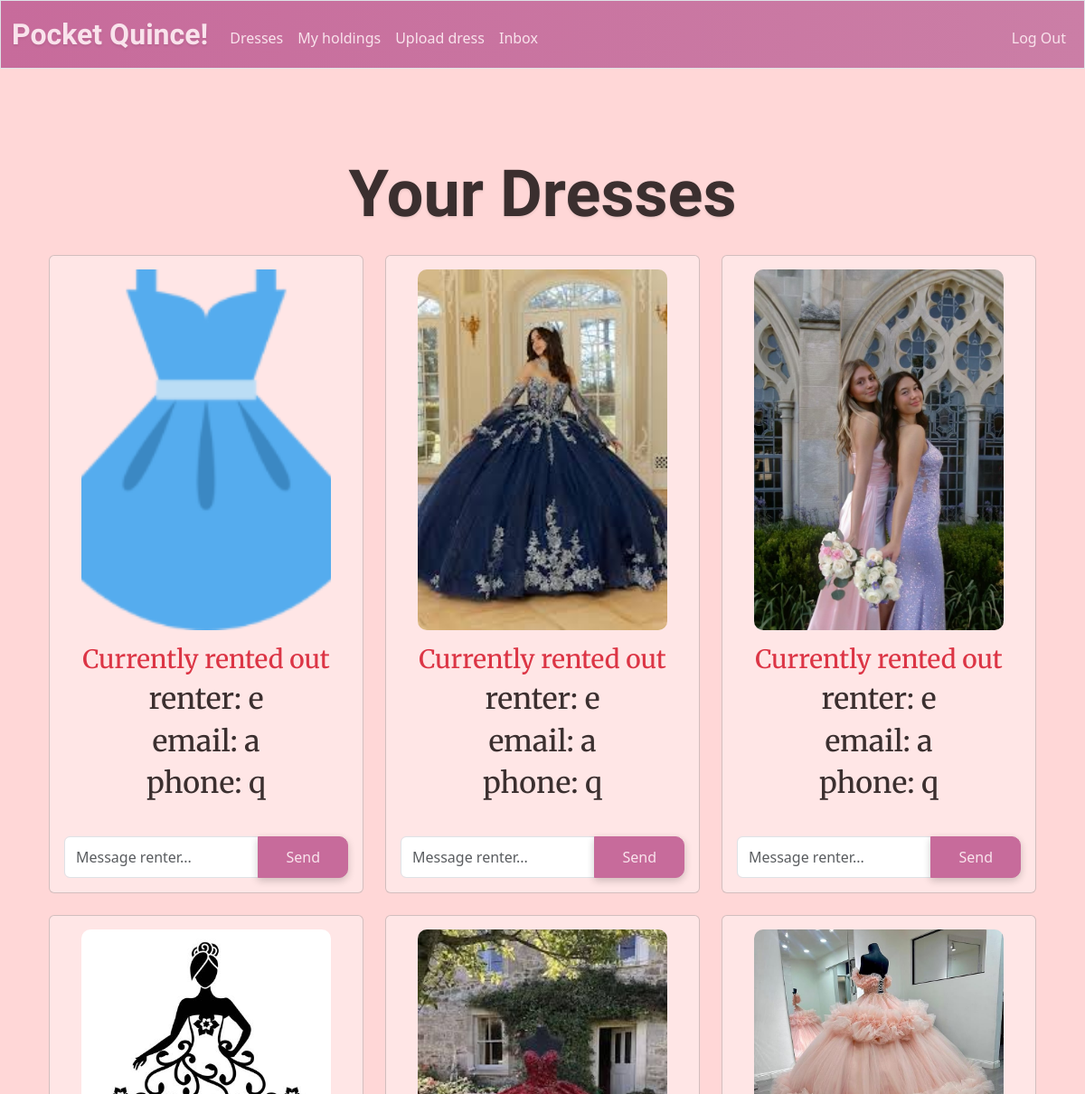
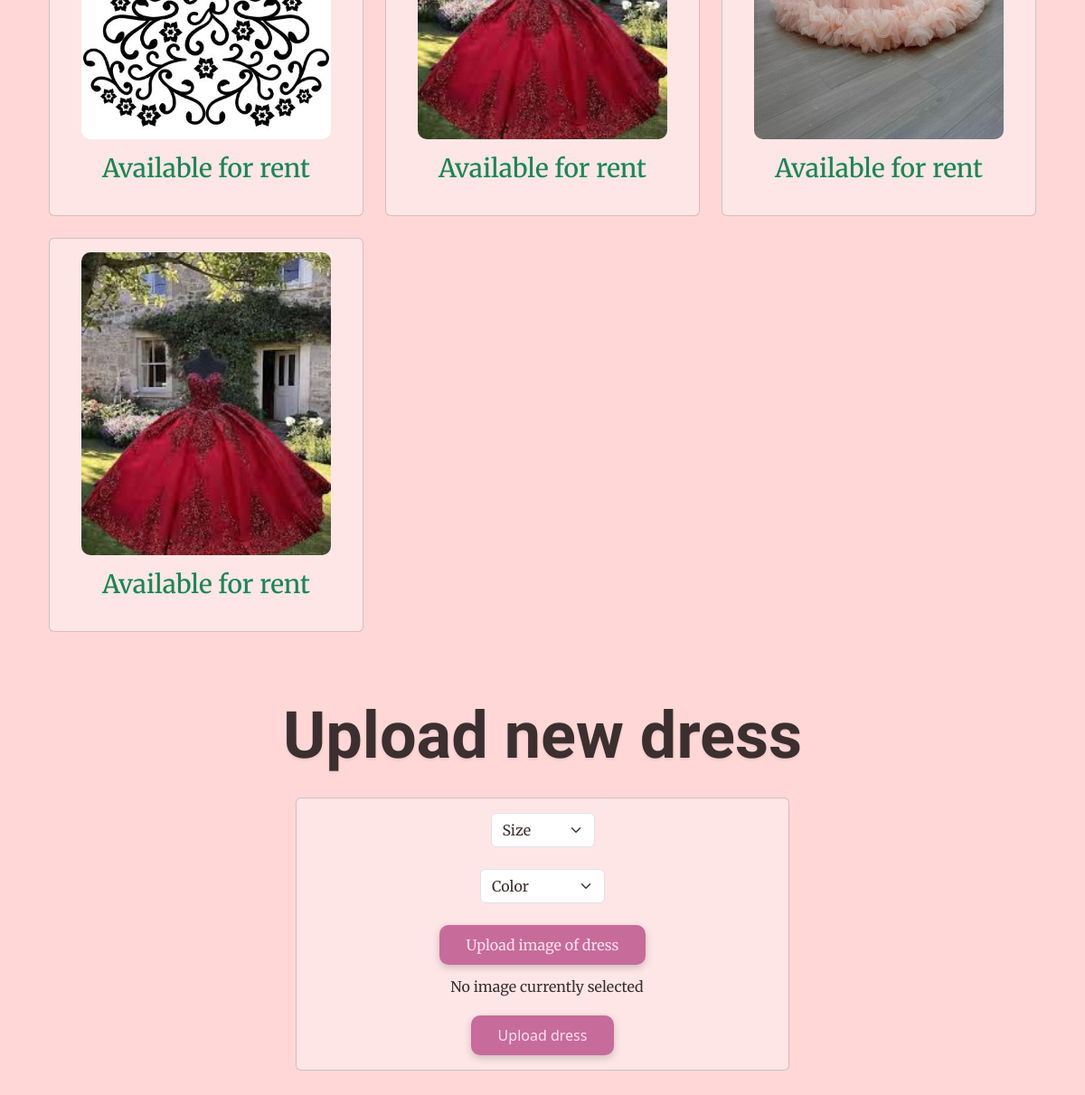
Page /upload (signed in) on the committed database (2 pictures, top to bottom).
### tables this page shows
CREATE TABLE dresses (
    id INTEGER PRIMARY KEY AUTOINCREMENT,
    size TEXT NOT NULL,
    color TEXT NOT NULL,
    owner INTEGER NOT NULL,
    image_url TEXT,
    time_posted TEXT NOT NULL DEFAULT CURRENT_TIMESTAMP,
    FOREIGN KEY (owner) REFERENCES users(id)
);

### app.py (the view)
@app.route("/upload", methods=["GET", "POST"])
@login_required
def upload():
    if request.method == "POST":
        db = get_db() # Establish database connection to wardrobe.db
        size = request.form.get("size")
        if not size:
            return apology("Must input size")
        color = request.form.get("color")
        if not color:
            return apology("Must input color")
        image = request.files.get("dressImage")
        if not image:
            return apology("Must upload dress image")
        cur = db.execute("INSERT INTO dresses (size, color, owner) VALUES (?,?,?)",
            (size, color, session["user_id"]),)
        db.commit() # Save database changes
        dress_id = cur.lastrowid
        root, ext = os.path.splitext(secure_filename(image.filename))
        filename = f"{dress_id}{ext}"
        filepath = os.path.join(app.config["UPLOAD_FOLDER"], filename)
        image.save(filepath) # Writes image to file path
        image_url = url_for("static", filename=f"uploads/{filename}")
        db.execute("UPDATE dresses SET image_url = ? WHERE id = ?",
            (image_url, dress_id),)
        db.commit() # Commit database changes
        flash("Dress uploaded!")
        return redirect("/") # goes to dress catalog
    else: # Show all dress owned by current user, and renter information if any
        db = get_db() # Establish database connection to wardrobe.db
        dressesBuffer = db.execute("SELECT * FROM dresses WHERE owner = ?", (session["user_id"],)).fetchall()
        dresses = [] # Empty list for dresses to be added to
        for dress in dressesBuffer:
            dress = dict(dress)  # Convert row object to dictionary- so it's not readonly- to allow changes
            renter = db.execute("SELECT users.id as renter_id, users.username, users.email, users.phone FROM users JOIN holdings ON users.id = holdings.user_id WHERE holdings.dress_id = ? AND holdings.rent_end IS NULL", (dress["id"],)).fetchone()
            if renter: # Check if dress is rented out
                dress["renter_id"] = renter["renter_id"]
                dress["renter"] = renter["username"]
                dress["renter_email"] = renter["email"]
                dress["renter_phone"] = renter["phone"]
            else: # Dress is not rented out
                dress["renter_id"] = None
                dress["renter"] = None
                dress["renter_email"] = None
                dress["renter_phone"] = None
            dresses.append(dress) # Add new dress to total list, as dictionary
        return render_template("upload.html", dresses=dresses)

### app.py (called while the page is built)
def get_db():
    if "db" not in g: # Check if database connection already exists
        g.db = sqlite3.connect(DATABASE) # Open database and store connection for reuse
        g.db.row_factory = sqlite3.Row # Enable dictionary-like row access for reading
    return g.db # Return database connection

@app.after_request
def after_request(response):
    response.headers["Cache-Control"] = "no-cache, no-store, must-revalidate"
    response.headers["Expires"] = 0
    response.headers["Pragma"] = "no-cache"
    return response

### help.py (called while the page is built)
def login_required(f):
    @wraps(f)
    def decorated_function(*args, **kwargs):
        if session.get("user_id") is None:
            return redirect("/login")
        return f(*args, **kwargs)
    return decorated_function

### templates/upload.html (shortened to what this page needs)
{% extends "layout.html" %}
{% block main %}
    <h1 class = "imperial mb-4 mt-5">Your Dresses</h1>
    {% if dresses|length == 0 %}
        <h3 class = "body-font">You have not uploaded any dresses yet.</h3>
    {% else %}
        <div class="container">
            <div class="row">
                {% for dress in dresses %}
                    <div class = "col-md-4 mb-4">
                        <div class = "card dress-card">
                            <img class = "catalogImage mx-auto d-block" src = "{{ dress['image_url'] }}">
                            <div class = "card-body">
                                {% if dress.renter_id %}
                                    <h3 class = "body-font text-danger">Currently rented out</h3>
                                    <h2 class = "body-font">{{ "renter: " + dress["renter"] }}</h2>
                                    <h2 class = "body-font">{{ "email: " + dress["renter_email"]}}</h2>
                                    <h2 class = "body-font">{{ "phone: " + dress["renter_phone"]}}</h2>
                                    <br>
                                    <form action="/messages" method="post" class="mt-2">
                                        <div class="input-group">
                                            <input type="text" name="body" class="form-control" placeholder="Message renter..." required>
                                            <button type="submit" class="btn btn-primary btn-sm">Send</button>
                                        </div>
                                    </form>
                                {% else %}
                                    <h3 class = "body-font text-success">Available for rent</h3>
                                {% endif %}
                            </div>
                        </div>
                    </div>
                {% endfor %}
            {% endif %}
    <form action="/upload" method="post" enctype="multipart/form-data">
        <h1 class = "imperial mb-4 mt-5">Upload new dress</h1>
        <div class = " card p-3 text-center upload-card">
            <select class="form-select mx-auto w-auto body-font" name="size" required>
                <option value="" selected="">Size</option>
            </select>
            <br>
            <select class="form-select mx-auto w-auto body-font" name="color" required>
                <option value="" selected="">Color</option>
            </select>
            <br>
            <label for="image_uploads" class = "form-btn btn-primary body-font">Upload image of dress</label>
            <div class = "preview mt-2">
                <p class = "body-font">No image currently selected</p>
            </div>
            <button type="submit" class = "form-btn btn-primary block">Upload dress</button>
        </div>
    </form>
{% endblock %}

### templates/layout.html (shortened to what this page needs)
<!DOCTYPE html>
<html lang="en">
    <head>
        <link href="https://cdn.jsdelivr.net/npm/bootstrap@5.3.3/dist/css/bootstrap.min.css" rel="stylesheet">
        <link href="{{ url_for('static', filename='style.css') }}" rel="stylesheet">
    </head>
    <body>
        <nav class=" border navbar navbar-expand-md">
            <div class="container-fluid">
                <a id = "navTitle" class="navbar-brand imperial"  href="/"><span>Pocket Quince!</span></a>
                <div class="collapse navbar-collapse" id="navbar">
                    {% if session["user_id"] %}
                        <ul class="navbar-nav me-auto mt-2">
                            <li class="nav-item"><a class="nav-link" href="/catalog">Dresses</a></li>
                            <li class="nav-item"><a class="nav-link" href="/holdings">My holdings</a></li>
                            <li class="nav-item"><a class="nav-link" href="/upload">Upload dress</a></li>
                            <li class="nav-item"><a class="nav-link" href="/messages">Inbox</a></li>
                        </ul>
                        <ul class="navbar-nav ms-auto mt-2">
                            <li class="nav-item"><a class="nav-link" href="/logout">Log Out</a></li>
                        </ul>
                    {% else %}
                        <ul class="navbar-nav ms-auto mt-2">
                            <li class="nav-item"><a class="nav-link" href="/register">Register</a></li>
                            <li class="nav-item"><a class="nav-link" href="/login">Log In</a></li>
                        </ul>
                    {% endif %}
                </div>
            </div>
        </nav>
        <main class="container py-5 text-center">
            {% block main %}{% endblock %}
        </main>
    </body>
</html>

### static/style.css (style rules this page uses)
body { background-color: #FFD7D7; }
.imperial { font-family: 'Imperial Script', cursive; text-shadow: 0px 2px 3px rgba(0,0,0,0.08); font-weight: 700; font-size: 450%; color: #3B2F2F; }
.body-font { font-family: 'Merriweather', serif; color: #3B2F2F }
.btn-primary { background-color: #C76B9B; color: #F9E3EC; border-color: #C76B9B; font-size: 1rem; border-radius: 10px; padding: 10px 30px; box-shadow: 0px 3px 8px rgba(0, 0, 0, 0.2); }
#navTitle { color: #F9E3EC; }
.nav-link { color: #F9E3EC; }
nav .navbar-brand { font-size: xx-large; }
.navbar { background: linear-gradient(to right, #C76B9B, #cb7ea6) }
.catalogImage { width: 80%; height: 80%; object-fit: cover; object-position: center; border-radius: 10px; }
.dress-card { padding-top: 15px; height: 100% }
.card { background-color: #FFE6E6; }
form p { line-height: 32px; padding-left: 10px; }
form label, form button { background-color: #C76B9B; border: 1px #C76B9B; padding: 5px 10px; border-radius: 900px; box-shadow: 0px 3px 8px rgba(0, 0, 0, 0.2); font-size: 0.8rem; height: auto; display: inline-block; width: auto; cursor: pointer; }
form .upload-card { width: 50%; margin: 0 auto; display: flex; flex-direction: column; align-items: center; }

### rows in the picture
dresses: image_url (picture), renter "renter: e", renter_email "email: a", renter_phone "phone: q"
dresses: image_url (picture), renter "renter: e", renter_email "email: a", renter_phone "phone: q"
dresses: image_url (picture), renter "renter: e", renter_email "email: a", renter_phone "phone: q"
dresses: image_url (picture), shows "Available for rent"
dresses: image_url (picture), shows "Available for rent"
dresses: image_url (picture), shows "Available for rent"
dresses: image_url (picture), shows "Available for rent"
